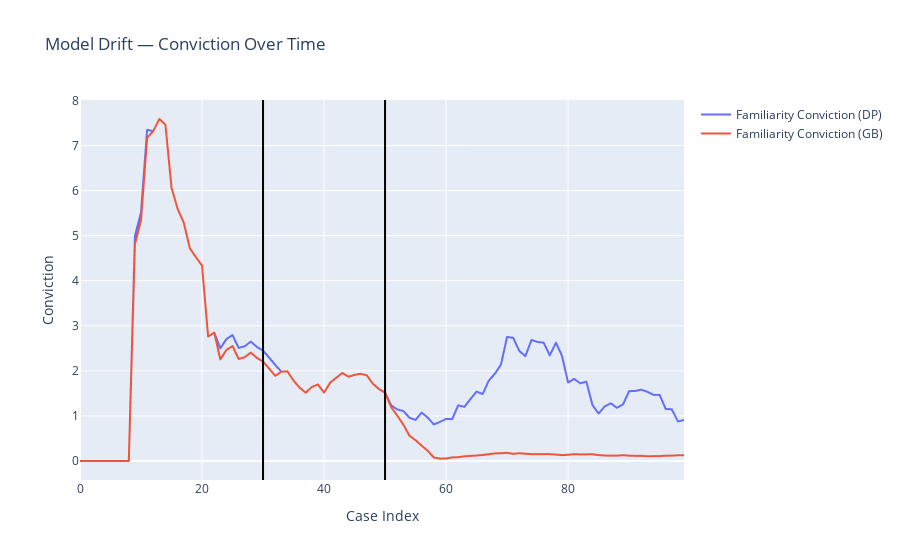

The notebook cell this image was saved under:
### Markdown cell above
## The beginning of model drift is made very clear by the drop in familiarity conviction.

This demo was created in such a way to make the effects of drift very obvious. It may be more subtle with a real-world model.

### Code cell
f_conv_df = pd.DataFrame(familiarity_conviction_dp, columns=["Familiarity Conviction (DP)"])
f_conv_df["Familiarity Conviction (GB)"] = familiarity_conviction_gb

plot_drift(f_conv_df, line_positions=[30, len(df_test_no_drift)])
